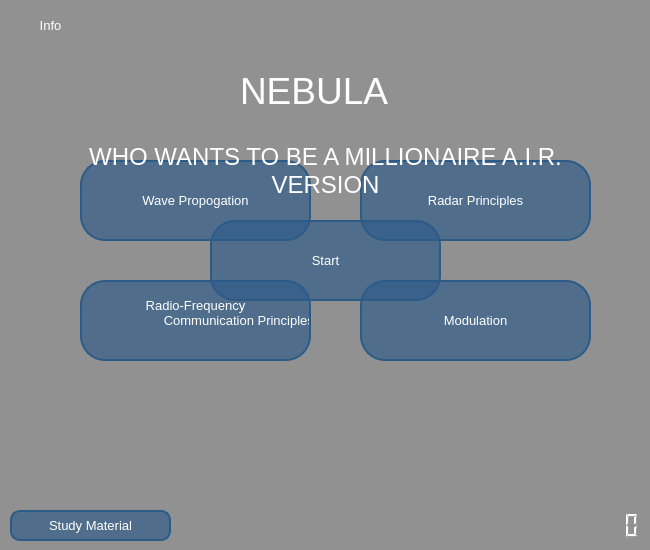
<?xml version="1.0" encoding="UTF-8"?>
<ui version="4.0">
    <class>MainWindow</class>
    <widget class="QMainWindow" name="MainWindow">
        <property name="geometry">
            <rect>
                <x>0</x>
                <y>0</y>
                <width>650</width>
                <height>550</height>
            </rect>
        </property>
        <property name="windowTitle">
            <string>NEBULA</string>
        </property>
        <property name="windowOpacity">
            <double>0.950000000000000</double>
        </property>
        <property name="styleSheet">
            <string notr="true">background-color: rgb(145, 145, 145);</string>
        </property>
        <widget class="QWidget" name="centralwidget">
            <widget class="QLCDNumber" name="lcdTime">
                <property name="geometry">
                    <rect>
                        <x>570</x>
                        <y>510</y>
                        <width>71</width>
                        <height>31</height>
                    </rect>
                </property>
                <property name="styleSheet">
                    <string notr="true">background: transparent;
                        color: rgb(255, 255, 255);
                    </string>
                </property>
            </widget>
            <widget class="QLabel" name="lblTitle">
                <property name="geometry">
                    <rect>
                        <x>240</x>
                        <y>60</y>
                        <width>171</width>
                        <height>61</height>
                    </rect>
                </property>
                <property name="font">
                    <font>
                        <family>Segoe UI</family>
                        <pointsize>28</pointsize>
                    </font>
                </property>
                <property name="styleSheet">
                    <string notr="true">color: rgb(255, 255, 255);
                        background: transparent;
                    </string>
                </property>
                <property name="text">
                    <string>NEBULA</string>
                </property>
            </widget>
            <widget class="QLabel" name="imgBackground">
                <property name="geometry">
                    <rect>
                        <x>0</x>
                        <y>0</y>
                        <width>650</width>
                        <height>550</height>
                    </rect>
                </property>
                <property name="text">
                    <string/>
                </property>
                <property name="scaledContents">
                    <bool>true</bool>
                </property>
            </widget>
            <widget class="QPushButton" name="btnStart">
                <property name="geometry">
                    <rect>
                        <x>210</x>
                        <y>220</y>
                        <width>231</width>
                        <height>81</height>
                    </rect>
                </property>
                <property name="font">
                    <font>
                        <family>Segoe UI</family>
                        <pointsize>10</pointsize>
                    </font>
                </property>
                <property name="cursor">
                    <cursorShape>PointingHandCursor</cursorShape>
                </property>
                <property name="layoutDirection">
                    <enum>Qt::LeftToRight</enum>
                </property>
                <property name="styleSheet">
                    <string notr="true">#btnStart {

                        background-color: rgba(45, 91, 136, 65%);
                        border-radius: 25px;
                        color: rgb(255, 255, 255);
                        border: 2px solid #2d5b88;
                        }
                        #btnStart:hover{
                        background-color: rgb(59, 122, 180);
                        color: rgb(255, 255, 255);
                        }
                        #btnStart:pressed {
                        background-color: rgba(45, 91, 136, 65%);
                        color: rgb(255, 255, 255);
                        }
                    </string>
                </property>
                <property name="text">
                    <string>Start</string>
                </property>
            </widget>
            <widget class="QPushButton" name="btnQuiz">
                <property name="geometry">
                    <rect>
                        <x>10</x>
                        <y>510</y>
                        <width>161</width>
                        <height>31</height>
                    </rect>
                </property>
                <property name="font">
                    <font>
                        <family>Segoe UI</family>
                        <pointsize>10</pointsize>
                    </font>
                </property>
                <property name="cursor">
                    <cursorShape>PointingHandCursor</cursorShape>
                </property>
                <property name="layoutDirection">
                    <enum>Qt::RightToLeft</enum>
                </property>
                <property name="styleSheet">
                    <string notr="true">#btnQuiz {

                        background-color: rgba(45, 91, 136, 65%);
                        border-radius: 10px;
                        color: rgb(255, 255, 255);
                        border: 2px solid #2d5b88;
                        }
                        #btnQuiz:hover{
                        background-color: rgb(59, 122, 180);
                        color: rgb(255, 255, 255);
                        }
                        #btnQuiz:pressed {
                        background-color: rgba(45, 91, 136, 65%);
                        color: rgb(255, 255, 255);
                        }
                    </string>
                </property>
                <property name="text">
                    <string>Study Material</string>
                </property>
            </widget>
            <widget class="QPushButton" name="btnInfo">
                <property name="geometry">
                    <rect>
                        <x>10</x>
                        <y>10</y>
                        <width>81</width>
                        <height>31</height>
                    </rect>
                </property>
                <property name="font">
                    <font>
                        <family>Segoe UI</family>
                        <pointsize>10</pointsize>
                    </font>
                </property>
                <property name="cursor">
                    <cursorShape>PointingHandCursor</cursorShape>
                </property>
                <property name="layoutDirection">
                    <enum>Qt::RightToLeft</enum>
                </property>
                <property name="styleSheet">
                    <string notr="true">#btnInfo {

                        background-color: transparent;
                        border-radius: 10px;
                        color: rgb(255, 255, 255);
                        border:none;
                        }
                        #btnInfo:hover{
                        background-color: rgba(45, 91, 136, 65%);
                        color: rgb(255, 255, 255);
                        }
                        #btnInfo:pressed {
                        background-color: transparent;
                        color: rgb(255, 255, 255);
                        }
                    </string>
                </property>
                <property name="text">
                    <string>Info</string>
                </property>
            </widget>
            <widget class="QPushButton" name="btnWave">
                <property name="geometry">
                    <rect>
                        <x>80</x>
                        <y>160</y>
                        <width>231</width>
                        <height>81</height>
                    </rect>
                </property>
                <property name="font">
                    <font>
                        <family>Segoe UI</family>
                        <pointsize>10</pointsize>
                    </font>
                </property>
                <property name="cursor">
                    <cursorShape>PointingHandCursor</cursorShape>
                </property>
                <property name="layoutDirection">
                    <enum>Qt::LeftToRight</enum>
                </property>
                <property name="styleSheet">
                    <string notr="true">QPushButton {

                        background-color: rgba(45, 91, 136, 65%);
                        border-radius: 25px;
                        color: rgb(255, 255, 255);
                        border: 2px solid #2d5b88;
                        }
                        QPushButton:hover{
                        background-color: rgb(59, 122, 180);
                        color: rgb(255, 255, 255);
                        }
                        QPushButton:pressed {
                        background-color: rgba(45, 91, 136, 65%);
                        color: rgb(255, 255, 255);
                        }
                    </string>
                </property>
                <property name="text">
                    <string>Wave Propogation</string>
                </property>
            </widget>
            <widget class="QPushButton" name="btnRadar">
                <property name="geometry">
                    <rect>
                        <x>360</x>
                        <y>160</y>
                        <width>231</width>
                        <height>81</height>
                    </rect>
                </property>
                <property name="font">
                    <font>
                        <family>Segoe UI</family>
                        <pointsize>10</pointsize>
                    </font>
                </property>
                <property name="cursor">
                    <cursorShape>PointingHandCursor</cursorShape>
                </property>
                <property name="layoutDirection">
                    <enum>Qt::LeftToRight</enum>
                </property>
                <property name="styleSheet">
                    <string notr="true">QPushButton {

                        background-color: rgba(45, 91, 136, 65%);
                        border-radius: 25px;
                        color: rgb(255, 255, 255);
                        border: 2px solid #2d5b88;
                        }
                        QPushButton:hover{
                        background-color: rgb(59, 122, 180);
                        color: rgb(255, 255, 255);
                        }
                        QPushButton:pressed {
                        background-color: rgba(45, 91, 136, 65%);
                        color: rgb(255, 255, 255);
                        }
                    </string>
                </property>
                <property name="text">
                    <string>Radar Principles</string>
                </property>
            </widget>
            <widget class="QPushButton" name="btnMod">
                <property name="geometry">
                    <rect>
                        <x>360</x>
                        <y>280</y>
                        <width>231</width>
                        <height>81</height>
                    </rect>
                </property>
                <property name="font">
                    <font>
                        <family>Segoe UI</family>
                        <pointsize>10</pointsize>
                    </font>
                </property>
                <property name="cursor">
                    <cursorShape>PointingHandCursor</cursorShape>
                </property>
                <property name="layoutDirection">
                    <enum>Qt::LeftToRight</enum>
                </property>
                <property name="styleSheet">
                    <string notr="true">QPushButton {

                        background-color: rgba(45, 91, 136, 65%);
                        border-radius: 25px;
                        color: rgb(255, 255, 255);
                        border: 2px solid #2d5b88;
                        }
                        QPushButton:hover{
                        background-color: rgb(59, 122, 180);
                        color: rgb(255, 255, 255);
                        }
                        QPushButton:pressed {
                        background-color: rgba(45, 91, 136, 65%);
                        color: rgb(255, 255, 255);
                        }
                    </string>
                </property>
                <property name="text">
                    <string>Modulation</string>
                </property>
            </widget>
            <widget class="QPushButton" name="btnRF">
                <property name="geometry">
                    <rect>
                        <x>80</x>
                        <y>280</y>
                        <width>231</width>
                        <height>81</height>
                    </rect>
                </property>
                <property name="font">
                    <font>
                        <family>Segoe UI</family>
                        <pointsize>10</pointsize>
                    </font>
                </property>
                <property name="cursor">
                    <cursorShape>PointingHandCursor</cursorShape>
                </property>
                <property name="layoutDirection">
                    <enum>Qt::LeftToRight</enum>
                </property>
                <property name="styleSheet">
                    <string notr="true">QPushButton {
                        background-color: rgba(45, 91, 136, 65%);
                        border-radius: 25px;
                        color: rgb(255, 255, 255);
                        border: 2px solid #2d5b88;
                        }
                        QPushButton:hover{
                        background-color: rgb(59, 122, 180);
                        color: rgb(255, 255, 255);
                        }
                        QPushButton:pressed {
                        background-color: rgba(45, 91, 136, 65%);
                        color: rgb(255, 255, 255);
                        }
                    </string>
                </property>
                <property name="text">
                    <string>Radio-Frequency
                        Communication Principles
                    </string>
                </property>
            </widget>
            <widget class="QLabel" name="lblSubHeader">
                <property name="geometry">
                    <rect>
                        <x>80</x>
                        <y>130</y>
                        <width>491</width>
                        <height>81</height>
                    </rect>
                </property>
                <property name="font">
                    <font>
                        <family>Segoe UI</family>
                        <pointsize>18</pointsize>
                    </font>
                </property>
                <property name="styleSheet">
                    <string notr="true">color: rgb(255, 255, 255);
                        background: transparent;
                    </string>
                </property>
                <property name="text">
                    <string>WHO WANTS TO BE A MILLIONAIRE A.I.R. VERSION</string>
                </property>
                <property name="alignment">
                    <set>Qt::AlignCenter</set>
                </property>
                <property name="wordWrap">
                    <bool>true</bool>
                </property>
            </widget>
            <zorder>imgBackground</zorder>
            <zorder>lcdTime</zorder>
            <zorder>lblTitle</zorder>
            <zorder>btnStart</zorder>
            <zorder>btnQuiz</zorder>
            <zorder>btnInfo</zorder>
            <zorder>btnWave</zorder>
            <zorder>btnRadar</zorder>
            <zorder>btnMod</zorder>
            <zorder>btnRF</zorder>
            <zorder>lblSubHeader</zorder>
        </widget>
    </widget>
    <resources/>
    <connections/>
</ui>
